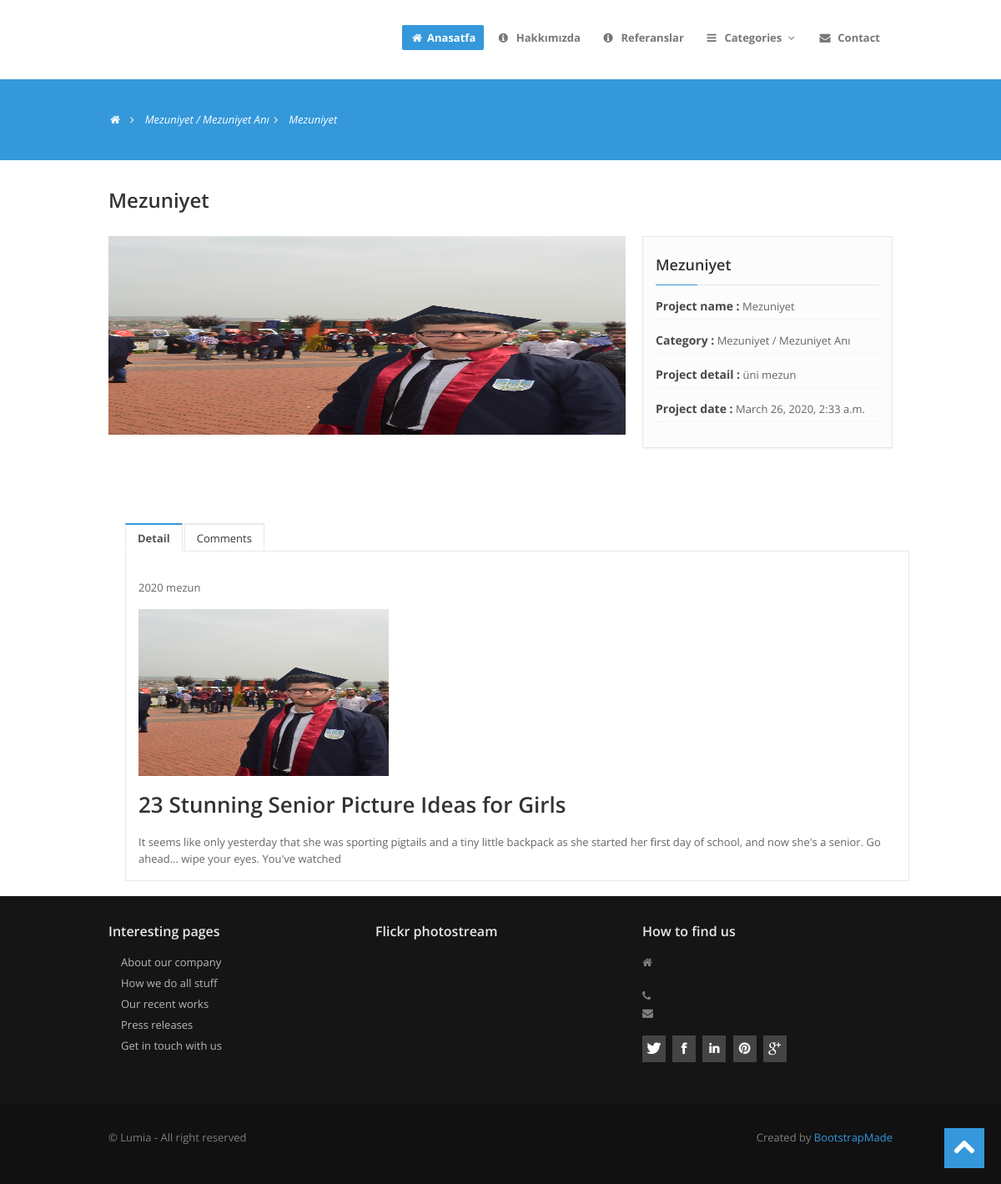
The app's page /images/2/Mezuniyet-fotosu/ with its own data.
### images/models.py (models this page shows, shortened)
class Images(models.Model):
    STATUS = {
        ('True', 'Evet'),
        ('False', 'Hayır')
    }
    category = models.ForeignKey(Category, on_delete=models.CASCADE)  # relation with Category table
    title = models.CharField(max_length=150)
    keywords = models.CharField(blank=True, max_length=255)
    description = models.CharField(blank=True, max_length=255)
    image = models.ImageField(blank=True, upload_to='images/')
    detail = RichTextUploadingField()
    slug = models.SlugField(null=False, unique=True)
    status = models.CharField(max_length=10, choices=STATUS)
    create_at = models.DateTimeField(auto_now_add=True)
    update_at = models.DateTimeField(auto_now=True)
    def image_tag(self):
        return mark_safe('<img src="{}" height="50"/>'.format(self.image.url))
    image_tag.short_description = 'Image'

class Category(MPTTModel):
    STATUS = {
        ('True', 'Evet'),
        ('False', 'Hayır')
    }
    title = models.CharField(max_length=30)
    keywords = models.CharField(blank=True, max_length=255)
    description = models.CharField(blank=True, max_length=255)
    image = models.ImageField(blank=True, upload_to='images/')
    status = models.CharField(max_length=10, choices=STATUS)
    slug = models.SlugField(null=False, unique=True)
    parent = TreeForeignKey('self', blank=True, null=True, related_name='children', on_delete=models.CASCADE)
    create_at = models.DateTimeField(auto_now_add=True)
    update_at = models.DateTimeField(auto_now=True)
    class MPTTMeta:
        order_insertion_by = ['title']
    def __str__(self):
        cat = [self.title]
        prnt = self.parent
        while prnt is not None:
            cat.append(prnt.title)
            prnt = prnt.parent
        return ' / '.join(cat[::-1])
    def image_tag(self):
        return mark_safe('<img src="{}" height="50"/>'.format(self.image.url))
    image_tag.short_description = 'Image'

class Foto(models.Model):
    images = models.ForeignKey(Images, on_delete=models.CASCADE)
    title = models.CharField(max_length=50, blank=True)
    image = models.ImageField(blank=True, upload_to='images/')
    def image_tag(self):
        return mark_safe('<img src="{}" height="50"/>'.format(self.image.url))
    image_tag.short_description = 'Image'

### home/views.py (the view)
# urls.py: path('images/<int:id>/<slug:slug>/', views.images_detail, name='images_detail'),
def images_detail(request, id, slug):
    category = Category.objects.all()
    images = Images.objects.get(pk=id)
    fotos = Foto.objects.filter(images_id=id)
    comments = Comment.objects.filter(image_id=id, status='True')
    context = {'images': images,
               'category': category,
               'fotos': fotos,
               'comment': comments,
               }
    mesaj = "Ürün ", id, "/", slug
    return render(request, 'images_detail.html', context)

### home/templates/images_detail.html (shortened to what this page needs)
{% extends "homebase.html" %}
{% block content %}
    <section id="subintro">
        <div class="container">
            <div class="row">
                <div class="span8">
                    <ul class="breadcrumb">
                        <li><a href="/"><i class="icon-home"></i></a><i class="icon-angle-right"></i></li>
                        <li><a href="/category/{{ images.category.id }}/{{ images.category.slug }}">{{images.category}}</a><i class="icon-angle-right"></i></li>
                        <li class="active">{{images.title}}</li>
                    </ul>
                </div>
            </div>
        </div>
    </section>
    <section id="maincontent">
        <div class="container">
            <div class="row">
                <div class="span12">
                    <article>
                        <div class="heading">
                            <h4>{{images.title}}</h4>
                        </div>
                        <div class="clearfix">
                        </div>
                        <div class="row">
                            <div class="span8">
                                <div class="flexslider">
                                    <ul class="slides">
                                        {% for rs in fotos %}
                                            <li>
                                                <img src="{{rs.image.url}}" style="height: 238px; width: 620px " alt="" />
                                            </li>
                                        {% endfor %}
                                    </ul>
                                </div>
                            </div>
                            <div class="span4">
                                <aside>
                                    <div class="widget">
                                        <div class="project-widget">
                                            <h4 class="rheading">{{images.title}}<span></span></h4>
                                            <ul class="project-detail">
                                                <li><label>Project name :</label> {{images.title}}</li>
                                                <li><label>Category :</label> {{images.category}}</li>
                                                <li><label>Project detail :</label> {{images.description}}</li>
                                                <li><label>Project date :</label> {{images.create_at}}</li>
                                            </ul>
                                        </div>
                                    </div>
                                </aside>
                            </div>
                        </div>
                    </article>
                </div>
            </div>
            <div class="span12">
                <div class="tabbable tabs-top">
                    <ul class="nav nav-tabs">
                        <li class="active"><a href="#one" data-toggle="tab"> Detail</a></li>
                        <li><a href="#two" data-toggle="tab">Comments</a></li>
                    </ul>
                    <div class="tab-content">
                        <div class="tab-pane active" id="one">
                            <p>
                                {{images.detail | safe}}
                            </p>
                        </div>
                    </div>
                </div>
            </div>
        </div>
    </section>
{% endblock %}

### home/templates/homebase.html (shortened to what this page needs)
<!DOCTYPE html>
<html lang="en">
<head>
    {% load static %}
  <link href="{% static 'assets/css/bootstrap.css'%}" rel="stylesheet">
  <link href="{% static 'assets/css/bootstrap-responsive.css'%}" rel="stylesheet">
  <link href="{% static 'assets/css/prettyPhoto.css'%}" rel="stylesheet">
  <link href="{% static 'assets/js/google-code-prettify/prettify.css'%}" rel="stylesheet">
  <link href="{% static 'assets/css/flexslider.css'%}" rel="stylesheet">
  <link href="{% static 'assets/css/style.css'%}" rel="stylesheet">
  <link href="{% static 'assets/color/default.css'%}" rel="stylesheet">
    <link rel="stylesheet" href="https://ajax.googleapis.com/ajax/libs/jqueryui/1.11.4/themes/smoothness/jquery-ui.css">
</head>
{% include 'header.html' %}
{% block content %} {% endblock %}
{% include 'footer.html' %}
<body>
</body>
</html>

### home/templates/header.html (shortened to what this page needs)
{% load static %}
{% load mptt_tags %}
<div id="wrapper" xmlns="http://www.w3.org/1999/html">
    <header>
        <div class="navbar navbar-static-top">
            <div class="navbar-inner">
                <div class="container">
                    <div class="navigation">
                        <ul class="nav topnav">
                            <li class="active">
                                <a href="/"><i class="icon-home"></i>Anasatfa </a>
                            </li>
                            <li>
                                <a href="/hakkimizda"><i class="icon-info-sign"></i> Hakkımızda</a>
                            </li>
                            <li>
                                <a href="/referanslar"><i class="icon-info-sign"></i> Referanslar</a>
                            </li>
                            <li class="dropdown">
                                <a href="#"><i class="icon-reorder"></i> Categories <i class="icon-angle-down"></i></a>
                            </li>
                            <li>
                                <a href="/iletisim"><i class="icon-envelope-alt"></i> Contact</a>
                            </li>
                        </ul>
                    </div>
                </div>
            </div>
        </div>
    </header>
</div>

### home/templates/footer.html (shortened to what this page needs)
    <footer class="footer">
      <div class="container">
        <div class="row">
          <div class="span4">
            <div class="widget">
              <h5>Interesting pages</h5>
              <ul class="regular">
                <li><a href="#">About our company</a></li>
                <li><a href="#">How we do all stuff</a></li>
                <li><a href="#">Our recent works</a></li>
                <li><a href="#">Press releases</a></li>
                <li><a href="#">Get in touch with us</a></li>
              </ul>
            </div>
          </div>
          <div class="span4">
            <div class="widget">
              <h5>Flickr photostream</h5>
            </div>
          </div>
          <div class="span4">
            <div class="widget">
              <h5>How to find us</h5>
              <address>
								<i class="icon-home"></i> <strong>{{setting.company}}</strong><br>
								</address>
              <p>
                <i class="icon-phone"></i> {{setting.phone}}<br>
                <i class="icon-envelope-alt"></i> {{setting.email}}
              </p>
            </div>
            <div class="widget">
              <ul class="social">
                <li><a href="https://www.twitter.com/{{setting.twitter}}" data-placement="bottom" title="Twitter"><i class="icon-twitter icon-square icon-32"></i></a></li>
                <li><a href="https://www.facebook.com/{{ setting.facebook }}" data-placement="bottom" title="Facebook"><i class="icon-facebook icon-square icon-32"></i></a></li>
                <li><a href="#" data-placement="bottom" title="Linkedin"><i class="icon-linkedin icon-square icon-32"></i></a></li>
                <li><a href="#" data-placement="bottom" title="Pinterest"><i class="icon-pinterest icon-square icon-32"></i></a></li>
                <li><a href="mailto:{{setting.email}}" data-placement="bottom" title="Google plus"><i class="icon-google-plus icon-square icon-32"></i></a></li>
              </ul>
            </div>
          </div>
        </div>
      </div>
      <div class="verybottom">
        <div class="container">
          <div class="row">
            <div class="span6">
              <p>
                &copy; Lumia - All right reserved
              </p>
            </div>
            <div class="span6">
              <div class="pull-right">
                <div class="credits">
                  Created by <a href="https://bootstrapmade.com/">BootstrapMade</a>
                </div>
              </div>
            </div>
          </div>
        </div>
      </div>
    </footer>
  <a href="#" class="scrollup"><i class="icon-chevron-up icon-square icon-48 active"></i></a>
 {% load static %}

### home/static/assets/css/flexslider.css (style rules this page uses)
.slides, .flex-control-nav, .flex-direction-nav { margin: 0; padding: 0; list-style: none; }
.flexslider { margin: 0; padding: 0; }
.flexslider .slides>li { display: none; -webkit-backface-visibility: hidden; }
.flexslider .slides img { width: 100%; display: block; }
.slides:after { content: "."; display: block; clear: both; visibility: hidden; line-height: 0; height: 0; }
.flexslider { background: none; position: relative; zoom: 1; }
.flexslider .slides { zoom: 1; }

### home/static/assets/color/default.css (style rules this page uses)
a { color: #3498db; }
.rheading span { background: #3498db; }
[class^="icon-"].active, [class*=" icon-"].active { background-color: #3498db; }
.navbar .nav li.active a { background:#3498db; }
.tabs-top .nav-tabs > li.active > a:hover, .tabs-top .nav-tabs > li.active > a { border-top-color: #3498db; }
section#subintro { background: #3498db; }

### home/static/assets/css/overwrite.css (style rules this page uses)
img { max-width: 100%; width: auto\9; height: auto; vertical-align: middle; border: 0; -ms-interpolation-mode: bicubic; }
body { margin: 0; font-family:'Open Sans', Arial, sans-serif; font-size: 13px; line-height: 1.6em; color: #666; background-color: #ffffff; }
p { margin: 0 0 15px; }
a { color: #0088cc; text-decoration: none; }
h1, h2, h3, h4, h5, h6 { color:#333; font-family: 'Open Sans', sans-serif; font-weight:600; line-height:1.5em; margin-top:0; margin-bottom:15px; }
h2 { font-size: 26px; }
h4 { font-size: 18px; }
h5 { font-size: 16px; }
.navbar .nav li.active a { font-weight:bold; }
.navbar-inner { min-height: 40px; padding-right: 20px; padding-left: 20px; background: #fff; background-image: none; border: none; -webkit-border-radius: 0; -moz-border-radius: 0; border-radius: 0; *zoom: 1; -webkit-box-shadow: none; -moz-box-shadow: none; box-shadow: none; }
.nav-tabs > li > a { border: 1px solid transparent; -webkit-border-radius: 0; -moz-border-radius: 0; border-radius: 0; }
.nav-tabs > .active > a, .nav-tabs > .active > a:hover { background-color: #ffffff; border: 1px solid #ddd; border-bottom-color: transparent; cursor: default; }
.navbar-inner { -webkit-border-radius: 0; -moz-border-radius: 0; border-radius: 0; -webkit-box-shadow: none; -moz-box-shadow: none; box-shadow: none; }
.navbar-static-top { position: static; margin-bottom: 0; }
.navbar-static-top .navbar-inner { -webkit-border-radius: 0; -moz-border-radius: 0; border-radius: 0; }
.navbar-fixed-top .navbar-inner, .navbar-static-top .navbar-inner { -webkit-box-shadow: none; -moz-box-shadow: none; box-shadow: none; }
.navbar .nav > .active > a, .navbar .nav > .active > a:hover, .navbar .nav > .active > a:focus { -webkit-box-shadow: none; -moz-box-shadow: none; box-shadow: none; }
.breadcrumb { padding: 8px 0; background-color: #fff; -webkit-border-radius: 0; -moz-border-radius: 0; border-radius: 0; }
.breadcrumb > li { text-shadow: none; }

### records on screen
Images: category "Mezuniyet / Mezuniyet Anı", title "Mezuniyet", description "üni mezun", create_at "March 26, 2020, 2:33 a.m.", detail "2020 mezun 23 Stunning Senior Picture Ideas for Girls It seems like only yesterday that she was sporting pigtails and a tiny little backpack as she started her first day of school, and now she's a senior. Go ahead... wipe your eyes. You've watched", detail (picture)
Foto: image (picture)
